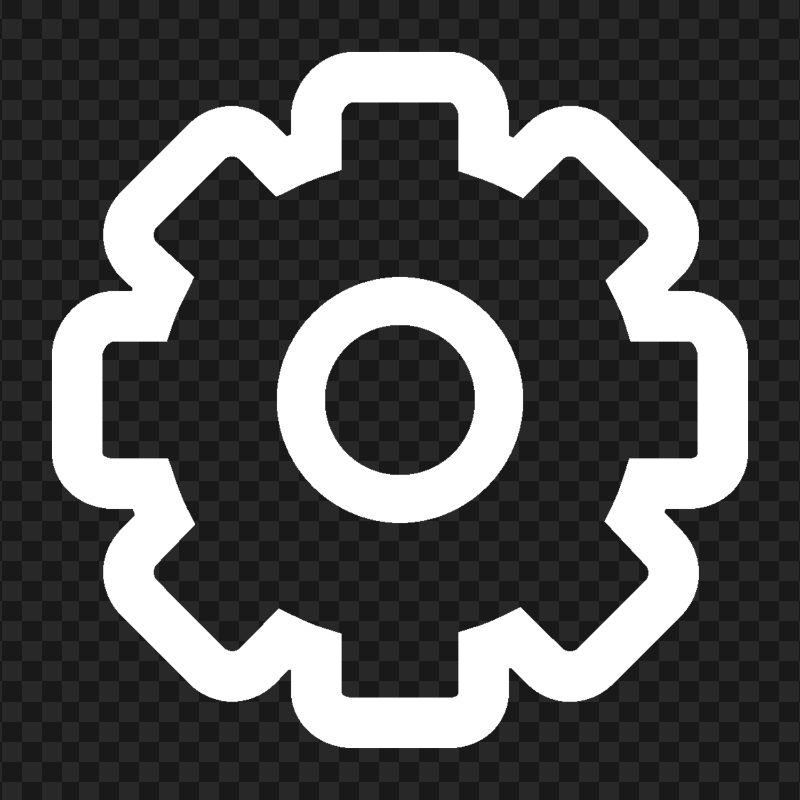
#> input picture settings.png, 800 x 800 px, found by its file name
$ python convert_png_to_c.py
#> lines starting #> are read from the running program, lines starting #| are printed output that depends on the picture
#!/usr/bin/env python3
"""
Convert PNG to LVGL C array format
"""
from PIL import Image
import sys

def png_to_lvgl_c_array(png_path, output_name, target_size=30):
    """Convert PNG to LVGL C array with alpha channel support (RGB565A8 format)"""
#> called with output_name = 'settings_img', target_size = 30

    # Load the image
    img = Image.open(png_path)
#> img is the input picture: PIL image 800x800 RGBA; mean R, G, B, A 87.7, 87.7, 87.7, 255

    # Resize to target size with high-quality resampling
    img = img.resize((target_size, target_size), Image.Resampling.LANCZOS)
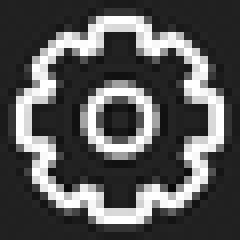
#> img: PIL image 30x30 RGBA (shown 8 times larger); mean R, G, B, A 85.8, 85.8, 85.8, 255

    # Convert to RGBA if not already
    if img.mode != 'RGBA':
        img = img.convert('RGBA')

    width, height = img.size
#> width = 30; height = 30
    pixels = img.load()

    print(f"Converting {png_path}: {width}x{height} pixels")
#| Converting /Users/danielblock/Projects/Stonecold/settings.png: 30x30 pixels

    # Generate C header file
    header = f"""/*******************************************************************************
 * Size: {width} x {height} px
 * Bit depth: ALPHA_8BIT (alpha-only, for recoloring)
 *******************************************************************************/

#ifdef __has_include
    #if __has_include("lvgl.h")
        #ifndef LV_LVGL_H_INCLUDE_SIMPLE
            #define LV_LVGL_H_INCLUDE_SIMPLE
        #endif
    #endif
#endif

#if defined(LV_LVGL_H_INCLUDE_SIMPLE)
    #include "lvgl.h"
#else
    #include "lvgl/lvgl.h"
#endif

#ifndef LV_ATTRIBUTE_MEM_ALIGN
#define LV_ATTRIBUTE_MEM_ALIGN
#endif

#ifndef LV_ATTRIBUTE_IMG_{output_name.upper()}
#define LV_ATTRIBUTE_IMG_{output_name.upper()}
#endif

const LV_ATTRIBUTE_MEM_ALIGN LV_ATTRIBUTE_LARGE_CONST LV_ATTRIBUTE_IMG_{output_name.upper()} uint8_t {output_name}_map[] = {{
"""

    # Convert pixels to C array (ALPHA_8BIT format)
    # First pass: find luminance range
    min_lum = 255
    max_lum = 0
    for y in range(height):
        for x in range(width):
            r, g, b, a = pixels[x, y]
            luminance = int(0.299 * r + 0.587 * g + 0.114 * b)
            min_lum = min(min_lum, luminance)
            max_lum = max(max_lum, luminance)

    # Second pass: convert with remapping and threshold
    pixel_data = []
    lum_range = max_lum - min_lum
    if lum_range == 0:
        lum_range = 1  # Avoid division by zero

    # Threshold: pixels below this percentage of the range become fully transparent
    threshold_percent = 0.15  # Bottom 15% becomes transparent

    for y in range(height):
        for x in range(width):
            r, g, b, a = pixels[x, y]
            # Calculate luminance (perceived brightness)
            luminance = int(0.299 * r + 0.587 * g + 0.114 * b)

            # Apply threshold to cut off dark background pixels
            if luminance < min_lum + (lum_range * threshold_percent):
                alpha = 0  # Fully transparent
            else:
                # Remap remaining range to 0-255
                adjusted_lum = luminance - min_lum - (lum_range * threshold_percent)
                adjusted_range = lum_range * (1 - threshold_percent)
                alpha = int(adjusted_lum * 255 / adjusted_range)
                alpha = min(255, max(0, alpha))  # Clamp to 0-255

            pixel_data.append(f"0x{alpha:02x}")
#> after the loop, pixel_data = 900 items, first 6: '0x00', '0x00', '0x00', '0x00', '0x00', '0x00'

    # Format into rows
    pixel_rows = []
    for i in range(0, len(pixel_data), 16):  # 16 bytes per row
        row = pixel_data[i:i+16]
        pixel_rows.append("  " + ", ".join(row) + ",")
#> this loop made 57 passes
#> i on passes 2 to 13: 16, 32, 48, 64, 80, 96, 112, 128, 144, 160, 176, 192
#> (i, row) on pass 57: (896, ['0x00', '0x00', '0x00', '0x00'])
#> after the loop, pixel_rows = 57 items

    header += "\n".join(pixel_rows)
    header = header.rstrip(",")  # Remove trailing comma

    header += f"""
}};

const lv_img_dsc_t {output_name} = {{
  .header.cf = LV_IMG_CF_ALPHA_8BIT,
  .header.always_zero = 0,
  .header.reserved = 0,
  .header.w = {width},
  .header.h = {height},
  .data_size = {width * height},
  .data = {output_name}_map,
}};
"""

    return header

if __name__ == "__main__":
    if len(sys.argv) >= 3:
        png_file = sys.argv[1]
        output_file = sys.argv[2]
        output_name = sys.argv[3] if len(sys.argv) >= 4 else "image"
        target_size = int(sys.argv[4]) if len(sys.argv) >= 5 else None
    else:
        # Default: convert settings.png
        png_file = "/Users/danielblock/Projects/Stonecold/settings.png"
        output_file = "/Users/danielblock/Projects/Stonecold/src/settings_img.c"
        output_name = "settings_img"
        target_size = 30

    if target_size:
        c_code = png_to_lvgl_c_array(png_file, output_name, target_size)
    else:
        c_code = png_to_lvgl_c_array(png_file, output_name)

    with open(output_file, "w") as f:
        f.write(c_code)

    print(f"✓ Generated {output_file}")
    print(f"  Add this to your code: LV_IMG_DECLARE({output_name});")
    print(f"  Then use: lv_img_set_src(img, &{output_name});")
